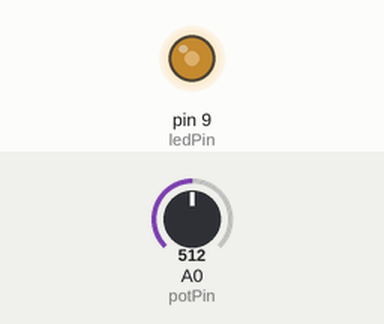
A sketch run on a simulated Arduino Uno, built with avr-gcc and run on an emulated ATmega328P. On the bench: output pins drawn as LEDs (lit = HIGH). Inputs (shaded band) come from the test bench; at power-on: A0 (potPin) = 512.

Above: at 1.2 s.
1.3 s: A0 (potPin) set to 716
At 1.9 s:
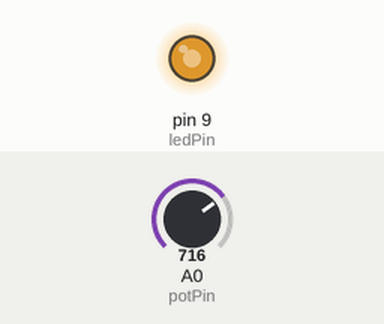
2.8 s: A0 (potPin) set to 900
At 3.2 s:
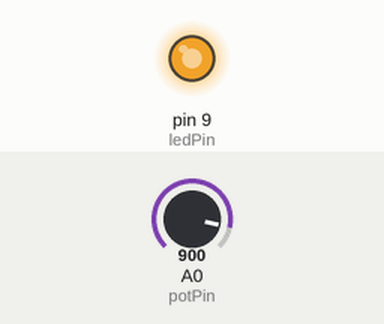
4.3 s: A0 (potPin) set to 122
At 5.4 s:
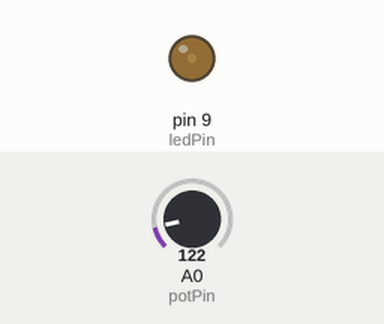
5.8 s: A0 (potPin) set to 0
At 6.8 s:
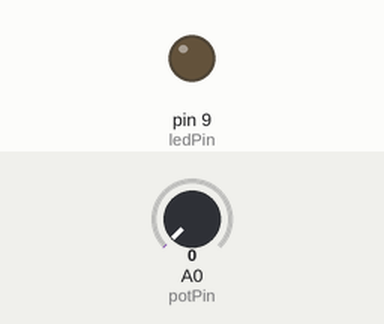
7.3 s: A0 (potPin) set to 511
At 7.8 s:
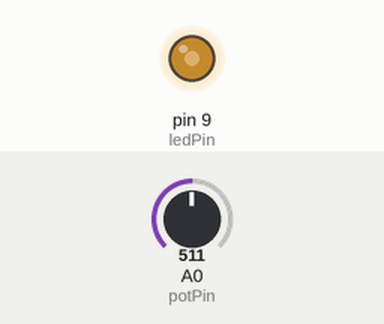
Timing chart, 0 to 9.8 s (numbered marks = the images above; inputs shaded):
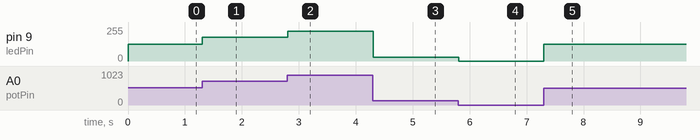

Measured:
- after the input at 1.3 s, pin 9 (ledPin): 127/255 → 178/255 at once
- after the input at 2.8 s, pin 9 (ledPin): 178/255 → 224/255 at once
- after the input at 4.3 s, pin 9 (ledPin): 224/255 → 30/255 at once
- after the input at 5.8 s, pin 9 (ledPin): 30/255 → 0/255 at once
- after the input at 7.3 s, pin 9 (ledPin): 0/255 → 127/255 at once

The sketch:

LED_Brightness_Pot.ino
```cpp
int potPin = A0;      // Potentiometer connected to A0
int ledPin = 9;       // LED connected to PWM pin 9

void setup() {
  pinMode(ledPin, OUTPUT);
}

void loop() {
  int potValue = analogRead(potPin);                 // Read potentiometer (0–1023)
  int brightness = map(potValue, 0, 1023, 0, 255);   // Convert to 0–255 for PWM

  analogWrite(ledPin, brightness);                   // Set LED brightness

  delay(10);  // Optional: small delay for smoother transition
}
```
